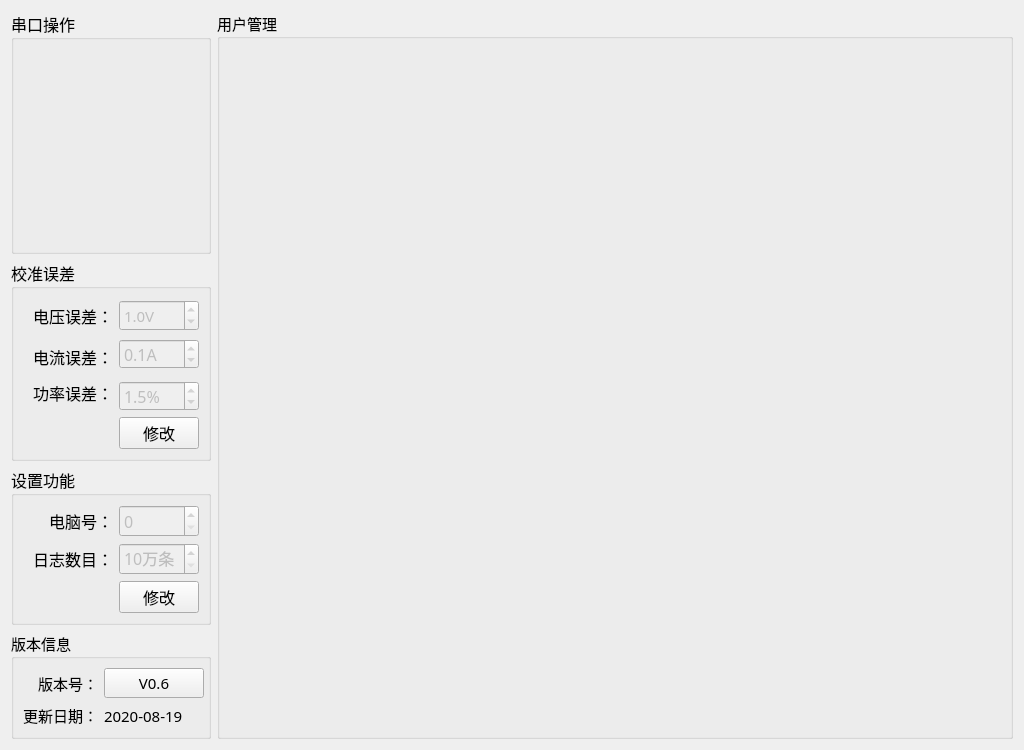
<?xml version="1.0" encoding="UTF-8"?>
<ui version="4.0">
 <class>Setup_MainWid</class>
 <widget class="QWidget" name="Setup_MainWid">
  <property name="geometry">
   <rect>
    <x>0</x>
    <y>0</y>
    <width>1024</width>
    <height>750</height>
   </rect>
  </property>
  <property name="font">
   <font>
    <family>微软雅黑</family>
    <pointsize>11</pointsize>
   </font>
  </property>
  <property name="windowTitle">
   <string>Form</string>
  </property>
  <layout class="QGridLayout" name="gridLayout_6">
   <item row="0" column="0">
    <widget class="QGroupBox" name="groupBox_3">
     <property name="minimumSize">
      <size>
       <width>0</width>
       <height>240</height>
      </size>
     </property>
     <property name="maximumSize">
      <size>
       <width>200</width>
       <height>260</height>
      </size>
     </property>
     <property name="font">
      <font>
       <family>微软雅黑</family>
       <pointsize>12</pointsize>
      </font>
     </property>
     <property name="title">
      <string>串口操作</string>
     </property>
     <layout class="QGridLayout" name="gridLayout">
      <property name="topMargin">
       <number>0</number>
      </property>
      <item row="0" column="0">
       <widget class="QWidget" name="serWid_1" native="true">
        <property name="minimumSize">
         <size>
          <width>0</width>
          <height>70</height>
         </size>
        </property>
       </widget>
      </item>
      <item row="1" column="0">
       <widget class="QWidget" name="serWid_2" native="true">
        <property name="minimumSize">
         <size>
          <width>0</width>
          <height>70</height>
         </size>
        </property>
       </widget>
      </item>
      <item row="2" column="0">
       <widget class="QWidget" name="sourceWid" native="true">
        <property name="minimumSize">
         <size>
          <width>0</width>
          <height>70</height>
         </size>
        </property>
       </widget>
      </item>
     </layout>
    </widget>
   </item>
   <item row="0" column="1" rowspan="4">
    <widget class="QGroupBox" name="groupBox_5">
     <property name="title">
      <string>用户管理</string>
     </property>
     <layout class="QGridLayout" name="gridLayout_4">
      <item row="0" column="0">
       <widget class="QStackedWidget" name="stackedWid"/>
      </item>
     </layout>
    </widget>
   </item>
   <item row="1" column="0">
    <widget class="QGroupBox" name="groupBox_4">
     <property name="maximumSize">
      <size>
       <width>200</width>
       <height>240</height>
      </size>
     </property>
     <property name="font">
      <font>
       <family>微软雅黑</family>
       <pointsize>12</pointsize>
      </font>
     </property>
     <property name="title">
      <string>校准误差</string>
     </property>
     <layout class="QGridLayout" name="gridLayout_3">
      <item row="0" column="1">
       <widget class="QLabel" name="label_10">
        <property name="minimumSize">
         <size>
          <width>0</width>
          <height>35</height>
         </size>
        </property>
        <property name="text">
         <string>电压误差：</string>
        </property>
        <property name="alignment">
         <set>Qt::AlignRight|Qt::AlignTrailing|Qt::AlignVCenter</set>
        </property>
       </widget>
      </item>
      <item row="0" column="2">
       <widget class="QDoubleSpinBox" name="volErrBox">
        <property name="enabled">
         <bool>false</bool>
        </property>
        <property name="minimumSize">
         <size>
          <width>0</width>
          <height>30</height>
         </size>
        </property>
        <property name="font">
         <font>
          <family>微软雅黑</family>
          <pointsize>11</pointsize>
         </font>
        </property>
        <property name="layoutDirection">
         <enum>Qt::LeftToRight</enum>
        </property>
        <property name="styleSheet">
         <string notr="true"/>
        </property>
        <property name="buttonSymbols">
         <enum>QAbstractSpinBox::UpDownArrows</enum>
        </property>
        <property name="correctionMode">
         <enum>QAbstractSpinBox::CorrectToPreviousValue</enum>
        </property>
        <property name="suffix">
         <string>V</string>
        </property>
        <property name="decimals">
         <number>1</number>
        </property>
        <property name="maximum">
         <double>2.000000000000000</double>
        </property>
        <property name="value">
         <double>1.000000000000000</double>
        </property>
       </widget>
      </item>
      <item row="1" column="0" rowspan="2" colspan="2">
       <widget class="QLabel" name="label_9">
        <property name="minimumSize">
         <size>
          <width>0</width>
          <height>35</height>
         </size>
        </property>
        <property name="text">
         <string>电流误差：</string>
        </property>
        <property name="alignment">
         <set>Qt::AlignRight|Qt::AlignTrailing|Qt::AlignVCenter</set>
        </property>
       </widget>
      </item>
      <item row="1" column="2">
       <widget class="QDoubleSpinBox" name="curErrBox">
        <property name="enabled">
         <bool>false</bool>
        </property>
        <property name="minimumSize">
         <size>
          <width>0</width>
          <height>30</height>
         </size>
        </property>
        <property name="prefix">
         <string/>
        </property>
        <property name="suffix">
         <string>A</string>
        </property>
        <property name="decimals">
         <number>1</number>
        </property>
        <property name="maximum">
         <double>0.200000000000000</double>
        </property>
        <property name="singleStep">
         <double>0.100000000000000</double>
        </property>
        <property name="value">
         <double>0.100000000000000</double>
        </property>
       </widget>
      </item>
      <item row="2" column="1" rowspan="2">
       <widget class="QLabel" name="label_11">
        <property name="minimumSize">
         <size>
          <width>0</width>
          <height>35</height>
         </size>
        </property>
        <property name="text">
         <string>功率误差：</string>
        </property>
        <property name="alignment">
         <set>Qt::AlignRight|Qt::AlignTrailing|Qt::AlignVCenter</set>
        </property>
       </widget>
      </item>
      <item row="3" column="2">
       <widget class="QDoubleSpinBox" name="powErrBox">
        <property name="enabled">
         <bool>false</bool>
        </property>
        <property name="minimumSize">
         <size>
          <width>0</width>
          <height>30</height>
         </size>
        </property>
        <property name="prefix">
         <string/>
        </property>
        <property name="suffix">
         <string>%</string>
        </property>
        <property name="decimals">
         <number>1</number>
        </property>
        <property name="minimum">
         <double>0.000000000000000</double>
        </property>
        <property name="maximum">
         <double>10.000000000000000</double>
        </property>
        <property name="singleStep">
         <double>0.500000000000000</double>
        </property>
        <property name="value">
         <double>1.500000000000000</double>
        </property>
       </widget>
      </item>
      <item row="4" column="1">
       <spacer name="horizontalSpacer">
        <property name="orientation">
         <enum>Qt::Horizontal</enum>
        </property>
        <property name="sizeHint" stdset="0">
         <size>
          <width>96</width>
          <height>20</height>
         </size>
        </property>
       </spacer>
      </item>
      <item row="4" column="2">
       <widget class="QPushButton" name="saveBtn">
        <property name="text">
         <string>修改</string>
        </property>
       </widget>
      </item>
     </layout>
    </widget>
   </item>
   <item row="2" column="0">
    <widget class="QGroupBox" name="groupBox_2">
     <property name="minimumSize">
      <size>
       <width>0</width>
       <height>0</height>
      </size>
     </property>
     <property name="maximumSize">
      <size>
       <width>200</width>
       <height>16777215</height>
      </size>
     </property>
     <property name="font">
      <font>
       <family>微软雅黑</family>
       <pointsize>12</pointsize>
      </font>
     </property>
     <property name="title">
      <string>设置功能</string>
     </property>
     <layout class="QGridLayout" name="gridLayout_5">
      <item row="0" column="0">
       <widget class="QLabel" name="label_16">
        <property name="text">
         <string>电脑号：</string>
        </property>
        <property name="alignment">
         <set>Qt::AlignRight|Qt::AlignTrailing|Qt::AlignVCenter</set>
        </property>
       </widget>
      </item>
      <item row="0" column="1">
       <widget class="QSpinBox" name="pcNumSpin">
        <property name="enabled">
         <bool>false</bool>
        </property>
        <property name="styleSheet">
         <string notr="true"/>
        </property>
       </widget>
      </item>
      <item row="1" column="0">
       <widget class="QLabel" name="label_15">
        <property name="text">
         <string>日志数目：</string>
        </property>
        <property name="alignment">
         <set>Qt::AlignRight|Qt::AlignTrailing|Qt::AlignVCenter</set>
        </property>
       </widget>
      </item>
      <item row="1" column="1">
       <widget class="QSpinBox" name="logCountSpin">
        <property name="enabled">
         <bool>false</bool>
        </property>
        <property name="suffix">
         <string>万条</string>
        </property>
        <property name="minimum">
         <number>10</number>
        </property>
       </widget>
      </item>
      <item row="2" column="0">
       <spacer name="horizontalSpacer_2">
        <property name="orientation">
         <enum>Qt::Horizontal</enum>
        </property>
        <property name="sizeHint" stdset="0">
         <size>
          <width>92</width>
          <height>20</height>
         </size>
        </property>
       </spacer>
      </item>
      <item row="2" column="1">
       <widget class="QPushButton" name="pcBtn">
        <property name="text">
         <string>修改</string>
        </property>
       </widget>
      </item>
     </layout>
    </widget>
   </item>
   <item row="3" column="0">
    <widget class="QGroupBox" name="groupBox">
     <property name="maximumSize">
      <size>
       <width>200</width>
       <height>200</height>
      </size>
     </property>
     <property name="title">
      <string>版本信息</string>
     </property>
     <layout class="QGridLayout" name="gridLayout_2">
      <item row="1" column="2">
       <widget class="QLabel" name="label_date">
        <property name="text">
         <string>2020-08-19</string>
        </property>
       </widget>
      </item>
      <item row="0" column="0">
       <widget class="QLabel" name="label">
        <property name="text">
         <string>版本号：</string>
        </property>
        <property name="alignment">
         <set>Qt::AlignRight|Qt::AlignTrailing|Qt::AlignVCenter</set>
        </property>
       </widget>
      </item>
      <item row="1" column="0">
       <widget class="QLabel" name="label_3">
        <property name="text">
         <string>更新日期：</string>
        </property>
        <property name="alignment">
         <set>Qt::AlignRight|Qt::AlignTrailing|Qt::AlignVCenter</set>
        </property>
       </widget>
      </item>
      <item row="0" column="2">
       <widget class="QPushButton" name="verBtn">
        <property name="minimumSize">
         <size>
          <width>100</width>
          <height>30</height>
         </size>
        </property>
        <property name="text">
         <string>V0.6</string>
        </property>
       </widget>
      </item>
     </layout>
    </widget>
   </item>
  </layout>
 </widget>
 <resources/>
 <connections/>
</ui>
